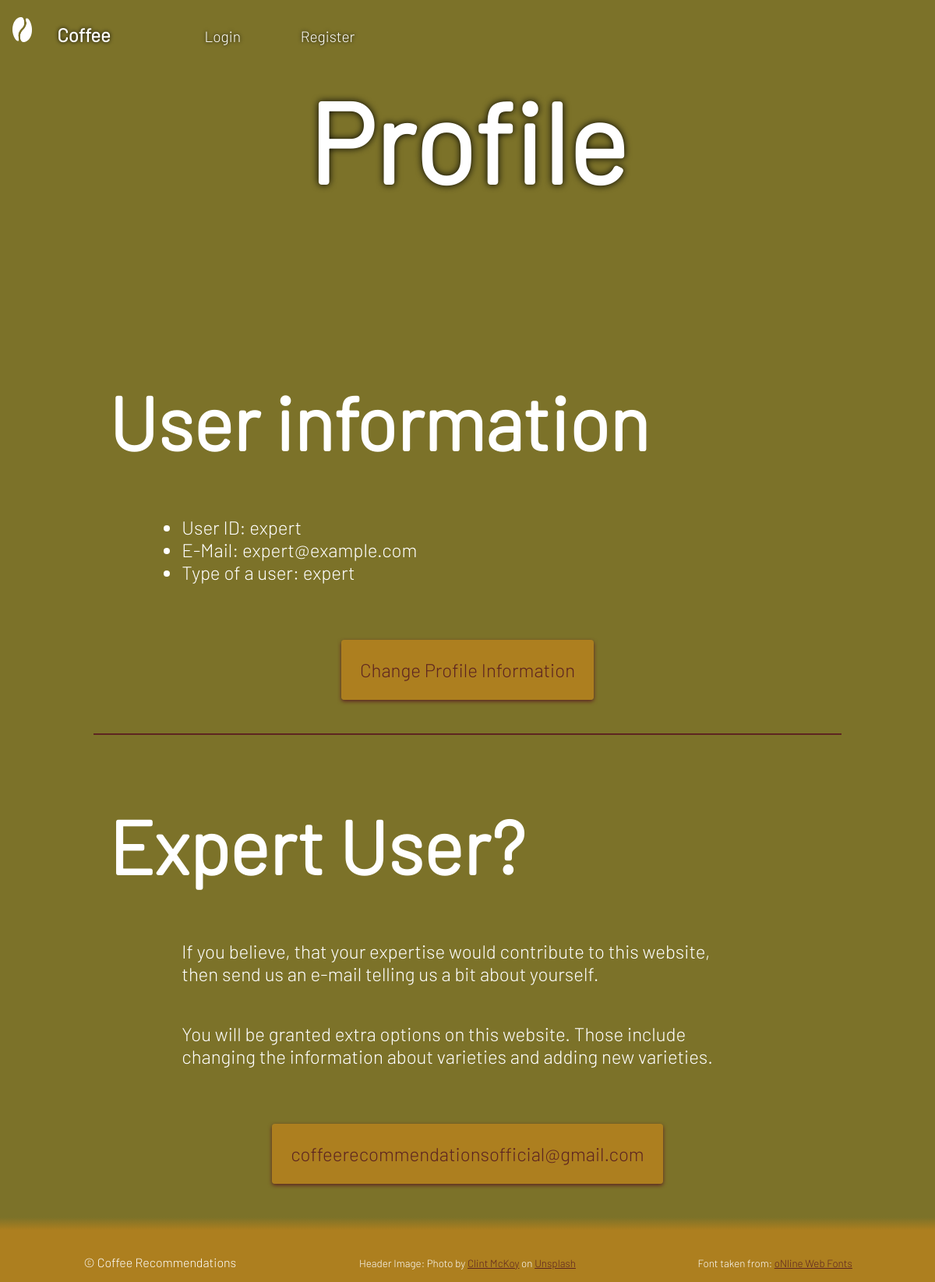
Screenshot of /profile/expert with the database file from the repository.
### tables this page shows
CREATE TABLE users
(
    user_id TEXT PRIMARY KEY NOT NULL,
    password TEXT NOT NULL,
    mail TEXT NOT NULL,
    user_type TEXT NOT NULL
);

### app.py (the view, shortened to what this page needs)
@login_required
@app.route("/profile/<string:user_id>")
def profile(user_id):
    user_info = get_user_dict(user_id)
    user_obj = create_user(user_info)
    test_done = user_obj.test_done_check()
    recommended_varieties = None
    return render_template('profile.html', profile_info=user_obj, recommended_varieties=recommended_varieties)

### actors.py (called while the page is built)
    def attributes(self):
        return vars(self)

    def test_done_check(self):
        db = get_db()
        previous_entry = db.execute("""SELECT * FROM user_preferences WHERE user_id = ?;""", (self.user_id,)). fetchall()
        close_db()
        test_done = True
        if previous_entry == []:
            test_done = False
        return test_done

### app.py (called while the page is built)
@app.before_request
def logged_in_user():
    g.user = session.get("user_id", None)
    g.type = session.get("user_type", None)

### database.py (called while the page is built)
def get_db():
    if "db" not in g:
        g.db = sqlite3.connect(DATABASE,
        detect_types=sqlite3.PARSE_DECLTYPES)
        g.db.row_factory = sqlite3.Row
    return g.db

### sql_funcs.py (called while the page is built)
def get_user_dict(user_id, mail=None, type=None):
    db = get_db()
    if type and mail:
        user_dict = db.execute("""SELECT * FROM users
        WHERE user_id = ? AND mail = ? AND user_type = ?;""", (user_id, mail, type)).fetchone()
    elif mail:
        user_dict = db.execute("""SELECT * FROM users
        WHERE mail = ?;""", (mail,)).fetchone()
    elif type:
        user_dict = db.execute("""SELECT * FROM users
        WHERE user_id = ? AND user_type = ?;""", (user_id, type)).fetchone()
    else:
        user_dict = db.execute("""SELECT * FROM users
        WHERE user_id = ?;""", (user_id,)).fetchone()
    close_db()
    return user_dict

def create_user(user_dict):
    user_obj = user(user_dict['user_id'], user_dict['password'],
                    user_dict['mail'], user_dict['user_type'])
    return user_obj

### templates/profile.html (shortened to what this page needs)
{% extends 'base_compact.html' %}
{% block main_heading %}
<h1 class="title">Profile</h1>
{% endblock %}
{% block main_content %}
<main>
    <section>
        <h2>User information</h2>
        <ul>
            <li>User ID: {{ profile_info.attributes()['user_id'] }}</li>
            <li>E-Mail: {{ profile_info.attributes()['mail'] }}</li>
            <li>Type of a user: {{ profile_info.attributes()['type'] }}</li>
        </ul>
        <p class="link_p"><a href="{{ url_for('change_profile', user_id=profile_info.attributes()['user_id']) }}">Change
                Profile
                Information</a></p>
    </section>
    <section>
        <h2>Expert User?</h2>
        <p>If you believe, that your expertise would contribute to this website, then send us an e-mail telling us a
            bit about yourself.</p>
        <p>You will be granted extra options on this website. Those include changing the information about varieties and
            adding new varieties. </p>
        <p class="link_p"><a
                href="mailto:coffeerecommendationsofficial@gmail.com">coffeerecommendationsofficial@gmail.com</a></p>
    </section>
</main>
{% endblock %}

### static/styles.css (style rules this page uses)
*, *:before, *:after { box-sizing: border-box; }
html { --base-color: #7C7229; --background-color: #353620; --main-color: #5d2421; --secondary-color: #ad7f1f; --font-color: white; --shadow-color: black; --alpha-color: #0e050475; }
html { background-color: var(--base-color); font-family: Barlow, sans-serif; color: var(--font-color); overflow-x: hidden; hyphens: manual; }
body { margin: 0; }
.title, .message_title { font-size: 4em; margin-top: 10%; margin-bottom: 5%; grid-row: 2; justify-self: center; }
.compact .title, .compact .message_title { font-size: 4em; grid-row: 2; margin: 0; justify-self: center; justify-content: center; }
@media screen and (min-width: 380px) { .title, .compact .title, .compact .message_title { font-size: 6em; } }
@media screen and (min-width: 550px) { .title, .compact .title { font-size: 9rem; } }
main { font-size: 1.2rem; background-color: var(--base-color); margin: 0; color: var(--font-color); padding: 0 10%; }
main h2 { font-size: 4rem; margin-top: 4rem; margin-bottom: 4rem; }
main p, main ul { width: 80%; padding-left: 5%; margin: 2em; }
main a { color: var(--main-color); text-decoration: none; background-color: var(--secondary-color); border-radius: 4px; padding: 1em; box-shadow: 0 2px 5px var(--main-color); margin: 1em; }
.link_p { text-align: center; margin: 0; padding: 2em; width: 100%; }
main>section { border-bottom: var(--main-color) solid 2px; padding: 8% 0; }
main section { padding: 2% 2%; }
section:nth-last-child(1) { border-bottom: none; }
@media screen and (min-width: 550px) { main { font-size: 1.5rem; } }
@media screen and (min-width: 550px) { main h2 { font-size: 6rem; } }

### rows the page displays
users: user_id "expert", mail "expert@example.com", user_type "expert"
